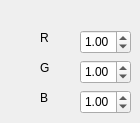
     <widget class="QWidget" name="difusa">
      <property name="toolTip">
       <string>Perspectiva</string>
      </property>
      <attribute name="title">
       <string>Difusa</string>
      </attribute>
      <widget class="QDoubleSpinBox" name="doubleSpinBox_32">
       <property name="geometry">
        <rect>
         <x>80</x>
         <y>30</y>
         <width>51</width>
         <height>24</height>
        </rect>
       </property>
       <property name="maximum">
        <double>255.000000000000000</double>
       </property>
       <property name="singleStep">
        <double>0.500000000000000</double>
       </property>
       <property name="value">
        <double>1.000000000000000</double>
       </property>
      </widget>
      <widget class="QLabel" name="label_79">
       <property name="geometry">
        <rect>
         <x>40</x>
         <y>60</y>
         <width>21</width>
         <height>16</height>
        </rect>
       </property>
       <property name="text">
        <string>G</string>
       </property>
      </widget>
      <widget class="QLabel" name="label_80">
       <property name="geometry">
        <rect>
         <x>40</x>
         <y>90</y>
         <width>16</width>
         <height>16</height>
        </rect>
       </property>
       <property name="text">
        <string>B</string>
       </property>
      </widget>
      <widget class="QDoubleSpinBox" name="doubleSpinBox_33">
       <property name="geometry">
        <rect>
         <x>80</x>
         <y>90</y>
         <width>51</width>
         <height>24</height>
        </rect>
       </property>
       <property name="maximum">
        <double>255.000000000000000</double>
       </property>
       <property name="singleStep">
        <double>0.500000000000000</double>
       </property>
       <property name="value">
        <double>1.000000000000000</double>
       </property>
      </widget>
      <widget class="QDoubleSpinBox" name="doubleSpinBox_34">
       <property name="geometry">
        <rect>
         <x>80</x>
         <y>60</y>
         <width>51</width>
         <height>24</height>
        </rect>
       </property>
       <property name="maximum">
        <double>255.000000000000000</double>
       </property>
       <property name="singleStep">
        <double>0.500000000000000</double>
       </property>
       <property name="value">
        <double>1.000000000000000</double>
       </property>
      </widget>
      <widget class="QLabel" name="label_81">
       <property name="geometry">
        <rect>
         <x>40</x>
         <y>30</y>
         <width>21</width>
         <height>16</height>
        </rect>
       </property>
       <property name="text">
        <string>R</string>
       </property>
      </widget>
     </widget>
